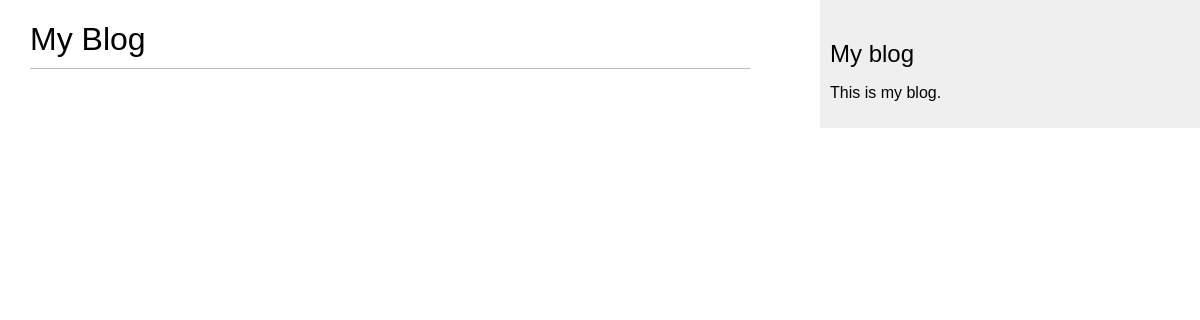
The page /blog/ on the database as committed earlier.
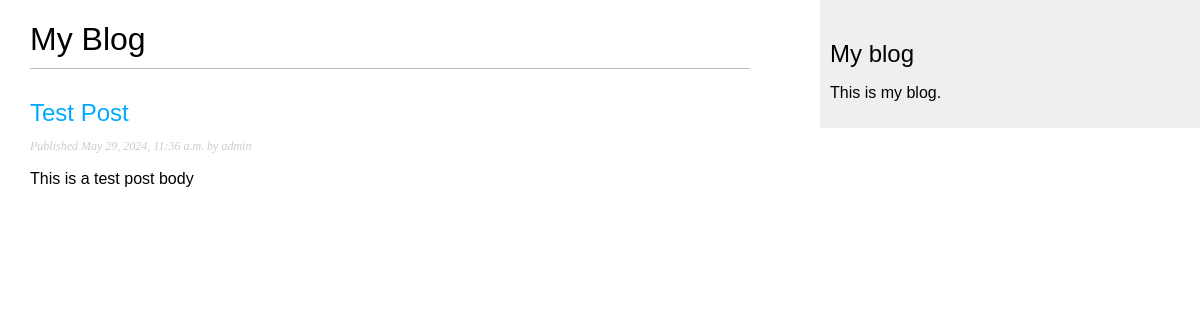
The same page on the database as committed later.
### blog/models.py (models this page shows)
class Post(models.Model):
    class Status(models.TextChoices):
        DRAFT = 'DF','Draft'
        PUBLISHED = 'PB','Published'
    title = models.CharField(max_length=250)
    slug = models.SlugField(max_length=250)
    body = models.TextField()
    publish = models.DateTimeField(default=timezone.now())
    created = models.DateTimeField(auto_now_add=True)
    updated = models.DateTimeField(auto_now=True)
    status = models.CharField(max_length=2,
                              choices=Status.choices,
                              default=Status.DRAFT)
    author = models.ForeignKey(User,
                               on_delete=models.CASCADE,
                               related_name='blog_posts')
    objects = models.Manager() # The default manager
    published = PublishedManager() # Our custom manager
    class Meta:
        ordering = ['-publish']
        indexes = [models.Index(fields=['-publish'])]
    def __str__(self):
        return self.title

### blog/views.py (the view)
# urls.py: path('', views.post_list, name='post_list'),
def post_list(request):
    posts = Post.published.all()
    print(posts)
    return render(request, 'blog/post/list.html', {'posts':posts})

### blog/models.py (called while the page is built)
    def get_queryset(self):
        return super().get_queryset().filter(status=Post.Status.PUBLISHED)

### blog/templates/blog/post/list.html (shortened to what this page needs)
{% extends "blog/base.html" %}
{% block content %}
    <h1>My Blog</h1>
    {% for post in posts %}
        <h2>
            <a href="{% url 'blog:post_detail' post.id %}">
                {{ post.title }}
            </a>
        </h2>
        <p class="date">
            Published {{post.publish}} by {{post.author}}
        </p>
        {{ post.body|truncatewords:30|linebreaks }}
    {% endfor %}
{% endblock %}

### blog/templates/blog/base.html (shortened to what this page needs)
{% load static %}
<!DOCTYPE html>
<html lang="en">
<head>
    <link rel="stylesheet" href="{% static "css/blog.css" %}">
</head>
<body>
    <div id="content">
        {% block content %}
        {% endblock %}
    </div>
    <div id="sidebar">
        <h2>My blog</h2>
        <p>This is my blog.</p>
    </div>
</body>
</html>

### blog/static/css/blog.css (style rules this page uses)
body { margin:0; padding:0; font-family:helvetica, sans-serif; }
a { color:#00abff; text-decoration:none; }
h1 { font-weight:normal; border-bottom:1px solid #bbb; padding:0 0 10px 0; }
h2 { font-weight:normal; margin:30px 0 0; }
#content { float:left; width:60%; padding:0 0 0 30px; }
#sidebar { float:right; width:30%; padding:10px; background:#efefef; height:100%; }
p.date { color:#ccc; font-family: georgia, serif; font-size: 12px; font-style: italic; }

Rows that differ between the two databases and show on the page:
added Post: title "Test Post", publish "May 29, 2024, 11:36 a.m.", author "admin", body "This is a test post body"
